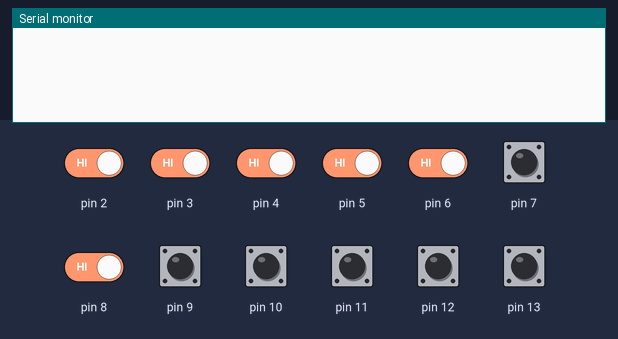
Bench run of a sketch on a simulated Arduino Uno, built with avr-gcc and run on an emulated ATmega328P. Shown: the last lines printed to the serial monitor. The test bench sets the inputs (shaded band); at power-on: pin 2–13 HIGH.

Above: at 1.2 s.
1.3 s: pin 2 driven LOW
At 2.4 s:
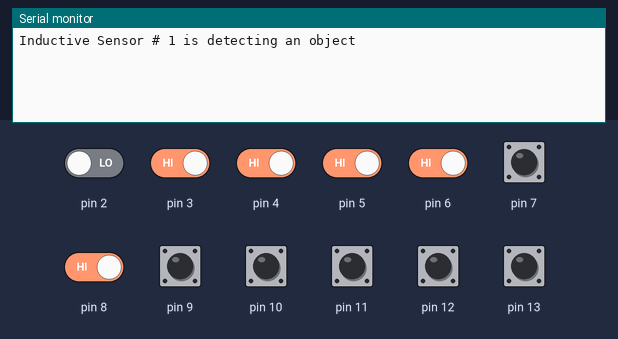
2.8 s: pin 8 driven LOW
At 3.5 s:
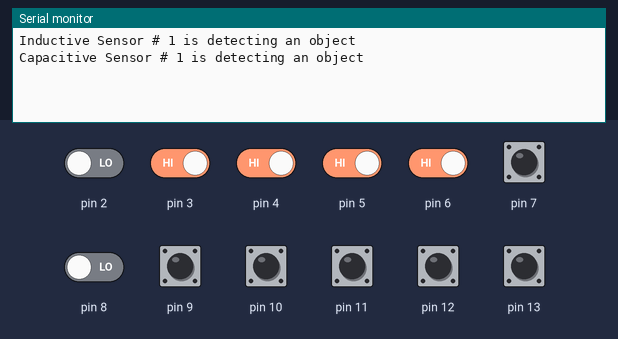
4.3 s: pin 3 driven LOW
At 4.6 s:
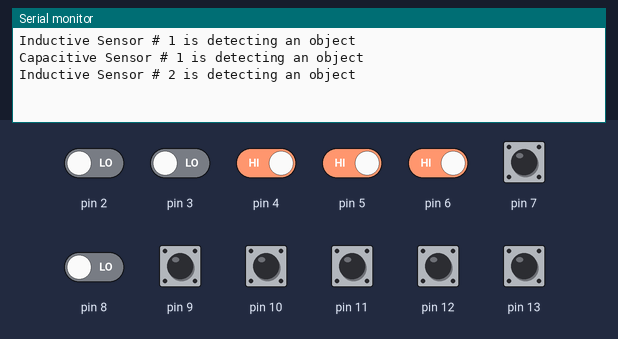
5.8 s: pin 4 driven LOW
At 7.0 s:
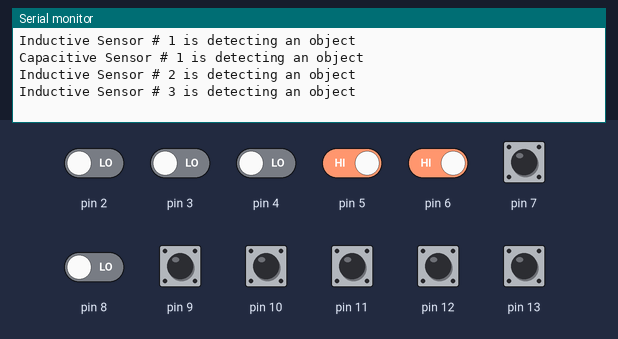
7.3 s: pin 5 driven LOW
At 8.1 s:
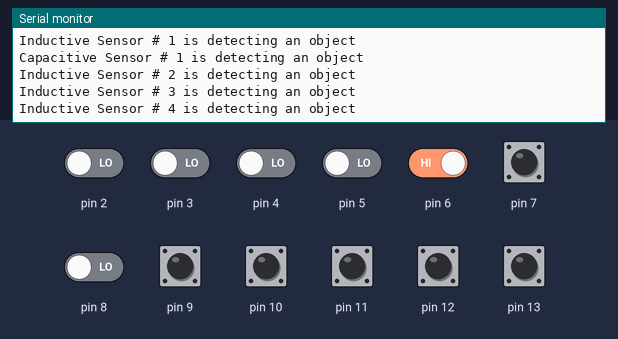
8.8 s: pin 6 driven LOW
At 9.3 s:
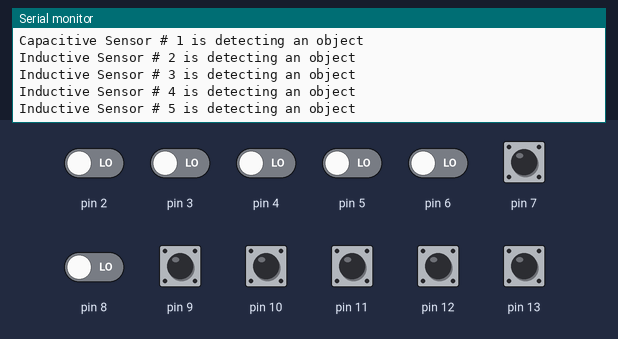
Timing chart, 0 to 11.3 s (numbered marks = the images above; inputs shaded):
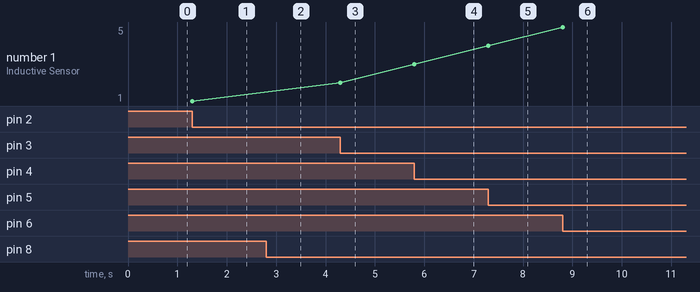

Measured:
- after the input at 1.3 s, the serial monitor: prints a new line at once (image 1)
- after the input at 2.8 s, the serial monitor: prints a new line at once (image 2)
- after the input at 4.3 s, the serial monitor: prints a new line at once (image 3)
- after the input at 5.8 s, the serial monitor: prints a new line at once (image 4)
- after the input at 7.3 s, the serial monitor: prints a new line at once (image 5)
- after the input at 8.8 s, the serial monitor: prints a new line at once (image 6)
- plotted number 1: 1 → 2 after the input at 4.3 s, 2 → 3 after the input at 5.8 s, 3 → 4 after the input at 7.3 s, 4 → 5 after the input at 8.8 s

The sketch:

all_inductive_capacitive.ino
```cpp
int ind_1, ind_2, ind_3, ind_4, ind_5, ind_6 = HIGH;
int cap_1, cap_2, cap_3, cap_4, cap_5, cap_6 = HIGH;
int temp;

void setup() {
  // put your setup code here, to run once:
  Serial.begin(9600);
  //6 inductive sensors
  pinMode(2, INPUT);
  pinMode(3, INPUT);
  pinMode(4, INPUT);
  pinMode(5, INPUT);
  pinMode(6, INPUT);
  pinMode(7, INPUT);
  //6 capacitive sensors
  pinMode(8, INPUT);
  pinMode(9, INPUT);
  pinMode(10, INPUT);
  pinMode(11, INPUT);
  pinMode(12, INPUT);
  pinMode(13, INPUT);
}

void loop() {
  // put your main code here, to run repeatedly:
  //inductive sensor reads
  temp = digitalRead(2);
  if (temp != ind_1)
  {
    if (temp == LOW)
    {
      Serial.println("Inductive Sensor # 1 is detecting an object");
    }
    ind_1 = temp;
  }
  temp = digitalRead(3);
  if (temp != ind_2)
  {
    if (temp == LOW)
    {
      Serial.println("Inductive Sensor # 2 is detecting an object");
    }
    ind_2 = temp;
  }
  temp = digitalRead(4);
  if (temp != ind_3)
  {
    if (temp == LOW)
    {
      Serial.println("Inductive Sensor # 3 is detecting an object");
    }
    ind_3 = temp;
  }
  temp = digitalRead(5);
  if (temp != ind_4)
  {
    if (temp == LOW)
    {
      Serial.println("Inductive Sensor # 4 is detecting an object");
    }
    ind_4 = temp;
  }
  temp = digitalRead(6);
  if (temp != ind_5)
  {
    if (temp == LOW)
    {
      Serial.println("Inductive Sensor # 5 is detecting an object");
    }
    ind_5 = temp;
  }
  temp = digitalRead(7);
  if (temp != ind_6)
  {
    if (temp == LOW)
    {
      Serial.println("Inductive Sensor # 6 is detecting an object");
    }
    ind_6 = temp;
  }
  //capacitive sensor reads
  temp = digitalRead(8);
  if (temp != cap_1)
  {
    if (temp == LOW)
    {
      Serial.println("Capacitive Sensor # 1 is detecting an object");
    }
    cap_1 = temp;
  }
  temp = digitalRead(9);
  if (temp != cap_2)
  {
    if (temp == LOW)
    {
      Serial.println("Capacitive Sensor # 2 is detecting an object");
    }
    cap_2 = temp;
  }
  temp = digitalRead(10);
  if (temp != cap_3)
  {
    if (temp == LOW)
    {
      Serial.println("Capacitive Sensor # 3 is detecting an object");
    }
    cap_3 = temp;
  }
  temp = digitalRead(11);
  if (temp != cap_4)
  {
    if (temp == LOW)
    {
      Serial.println("Capacitive Sensor # 4 is detecting an object");
    }
    cap_4 = temp;
  }
  temp = digitalRead(12);
  if (temp != cap_5)
  {
    if (temp == LOW)
    {
      Serial.println("Capacitive Sensor # 5 is detecting an object");
    }
    cap_5 = temp;
  }
  temp = digitalRead(13);
  if (temp != cap_6)
  {
    if (temp == LOW)
    {
      Serial.println("Capacitive Sensor # 6 is detecting an object");
    }
    cap_6 = temp;
  }
}
```
